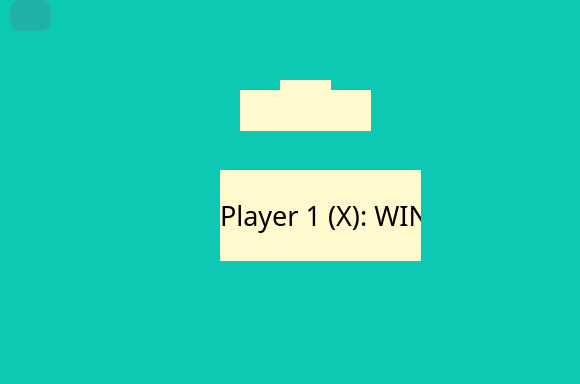
<?xml version="1.0" encoding="UTF-8"?>
<ui version="4.0">
 <class>MainWindow</class>
 <widget class="QMainWindow" name="MainWindow">
  <property name="geometry">
   <rect>
    <x>0</x>
    <y>0</y>
    <width>580</width>
    <height>384</height>
   </rect>
  </property>
  <property name="windowTitle">
   <string>MainWindow</string>
  </property>
  <property name="styleSheet">
   <string notr="true">background-color: rgb(13, 200, 178);</string>
  </property>
  <widget class="QWidget" name="centralwidget">
   <widget class="QLabel" name="result">
    <property name="geometry">
     <rect>
      <x>160</x>
      <y>0</y>
      <width>261</width>
      <height>61</height>
     </rect>
    </property>
    <property name="font">
     <font>
      <pointsize>20</pointsize>
      <bold>true</bold>
     </font>
    </property>
    <property name="styleSheet">
     <string notr="true">border-image: url(:/myimage/image/Result.png);
</string>
    </property>
    <property name="text">
     <string/>
    </property>
   </widget>
   <widget class="QLabel" name="label">
    <property name="geometry">
     <rect>
      <x>170</x>
      <y>50</y>
      <width>271</width>
      <height>271</height>
     </rect>
    </property>
    <property name="styleSheet">
     <string notr="true">border-image: url(:/myimage/image/table.png);</string>
    </property>
    <property name="text">
     <string/>
    </property>
   </widget>
   <widget class="QLabel" name="label_2">
    <property name="geometry">
     <rect>
      <x>280</x>
      <y>80</y>
      <width>51</width>
      <height>51</height>
     </rect>
    </property>
    <property name="styleSheet">
     <string notr="true">border-image: url(:/myimage/image/cup-star.png);
background-color:rgb(255,250,205);</string>
    </property>
    <property name="text">
     <string/>
    </property>
   </widget>
   <widget class="QLabel" name="win">
    <property name="geometry">
     <rect>
      <x>220</x>
      <y>170</y>
      <width>201</width>
      <height>91</height>
     </rect>
    </property>
    <property name="font">
     <font>
      <family>Showcard Gothic</family>
      <pointsize>20</pointsize>
      <italic>false</italic>
      <bold>false</bold>
      <underline>false</underline>
      <strikeout>false</strikeout>
      <kerning>true</kerning>
     </font>
    </property>
    <property name="styleSheet">
     <string notr="true">background-color:rgb(255,250,205);</string>
    </property>
    <property name="text">
     <string>Player 1 (X): WIN</string>
    </property>
   </widget>
   <widget class="QLabel" name="label_3">
    <property name="geometry">
     <rect>
      <x>240</x>
      <y>90</y>
      <width>41</width>
      <height>41</height>
     </rect>
    </property>
    <property name="styleSheet">
     <string notr="true">background-color:rgb(255,250,205);
border-image: url(:/myimage/image/cup-1.png);</string>
    </property>
    <property name="text">
     <string/>
    </property>
   </widget>
   <widget class="QLabel" name="label_4">
    <property name="geometry">
     <rect>
      <x>330</x>
      <y>90</y>
      <width>41</width>
      <height>41</height>
     </rect>
    </property>
    <property name="styleSheet">
     <string notr="true">background-color:rgb(255,250,205);
border-image: url(:/myimage/image/cup-1.png);</string>
    </property>
    <property name="text">
     <string/>
    </property>
   </widget>
   <widget class="QLabel" name="label_10">
    <property name="geometry">
     <rect>
      <x>10</x>
      <y>0</y>
      <width>51</width>
      <height>31</height>
     </rect>
    </property>
    <property name="styleSheet">
     <string notr="true">border-image: url(:/myimage/image/shadow.png);
border-radius: 10px;</string>
    </property>
    <property name="text">
     <string/>
    </property>
   </widget>
   <widget class="QPushButton" name="back_btn">
    <property name="geometry">
     <rect>
      <x>10</x>
      <y>0</y>
      <width>41</width>
      <height>31</height>
     </rect>
    </property>
    <property name="styleSheet">
     <string notr="true">background-color: rgb(32,178,170);
image: url(:/myimage/image/back.png);
border-radius: 10px;
</string>
    </property>
    <property name="text">
     <string/>
    </property>
   </widget>
  </widget>
  <widget class="QMenuBar" name="menubar">
   <property name="geometry">
    <rect>
     <x>0</x>
     <y>0</y>
     <width>580</width>
     <height>17</height>
    </rect>
   </property>
  </widget>
  <widget class="QStatusBar" name="statusbar"/>
 </widget>
 <resources/>
 <connections/>
</ui>
